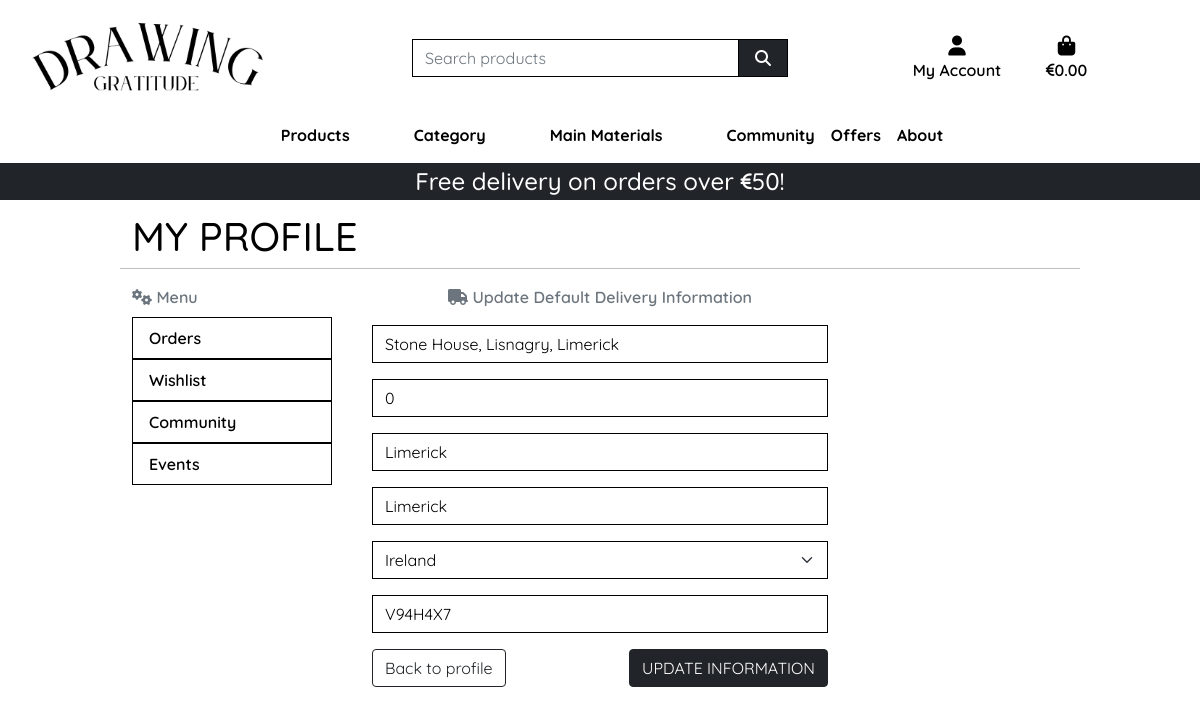
Page /profile/update_profile/ (signed in) on the committed database.
### profiles/models.py (models this page shows, shortened)
class UserProfile(models.Model):
    user = models.OneToOneField(User, on_delete=models.CASCADE)
    default_phone_number = models.CharField(max_length=20, null=True, blank=True)
    default_street_address1 = models.CharField(max_length=80, null=True, blank=True)
    default_street_address2 = models.CharField(max_length=80, null=True, blank=True)
    default_town_or_city = models.CharField(max_length=40, null=True, blank=True)
    default_county = models.CharField(max_length=80, null=True, blank=True)
    default_country = CountryField(blank_label='Country', null=True, blank=True)
    default_postcode = models.CharField(max_length=20, null=True, blank=True)

### profiles/views.py (the view)
# urls.py: path('update_profile/', views.update_profile, name='update_profile'),
def update_profile(request):
    profile = get_object_or_404(UserProfile, user=request.user)
    if request.method == 'POST':
        form = UserProfileForm(request.POST, instance=profile)
        if form.is_valid():
            form.save()
            messages.success(request, 'Profile updated successfully')
            return redirect('profile')
        else:
            messages.error(request,
                           ('Update failed. Please ensure '
                            'the form is valid.'))
    else:
        form = UserProfileForm(instance=profile)
    template = 'profiles/update_profile.html'
    context = {
        'form': form,
        'on_profile_page': True,
    }
    return render(request, template, context)

### profiles/forms.py
class UserProfileForm(forms.ModelForm):
    class Meta:
        model = UserProfile
        exclude = ('user','default_phone_number',)
    def __init__(self, *args, **kwargs):
        super().__init__(*args, **kwargs)
        placeholders = {
            'default_postcode': 'Postal Code',
            'default_town_or_city': 'Town or City',
            'default_street_address1': 'Street Address 1',
            'default_street_address2': 'Street Address 2',
            'default_county': 'County, State or Locality',
        }
        for field in self.fields:
            if field != 'default_country':
                if self.fields[field].required:
                    placeholder = f'{placeholders[field]} *'
                else:
                    placeholder = placeholders[field]
                self.fields[field].widget.attrs['placeholder'] = placeholder
            self.fields[field].widget.attrs['class'] = 'border-black rounded-0 profile-form-input'
            self.fields[field].label = False

### bag/contexts.py (called while the page is built, shortened)
def bag_contents(request):
    bag_items = []
    total = 0
    total_discounted_price = 0
    product_count = 0
    bag = request.session.get('bag', {})
    delivery = total * Decimal(settings.STANDARD_DELIVERY_PERCENTAGE / 100) if total < settings.FREE_DELIVERY_THRESHOLD else 0
    grand_total = total + delivery
    context = {
        'bag_items': bag_items,
        'total': total,
        'total_discounted_price': total_discounted_price,
        'product_count': product_count,
        'delivery': delivery,
        'free_delivery_delta': max(0, settings.FREE_DELIVERY_THRESHOLD - total),
        'free_delivery_threshold': settings.FREE_DELIVERY_THRESHOLD,
        'grand_total': grand_total,
    }
    return context

### profiles/templates/profiles/update_profile.html (shortened to what this page needs)
{% extends "base.html" %}
{% load static %}
{% load crispy_forms_tags %}
{% block extra_css %}
    <link rel="stylesheet" href="{% static 'profiles/css/profile.css' %}">
{% endblock %}
{% block page_header %}
    <div class="container header-container">
    </div>
{% endblock %}
{% block content %}
    <div class="container">
        <div class="row">
            <h1 class="text-uppercase mt-5 mb-2">My Profile</h1>
            <hr>
        </div>
        <div class="row">
            <div class="col-3">
                {% include 'includes/profile_navbar.html' %}
            </div>
            <div class="col-6">
                <p class="text-muted text-center"><i class="fa-solid fa-truck"></i> Update Default Delivery Information</p>
                <form class="mt-3" action="{% url 'update_profile' %}" method="POST" id="profile-update-form">
                    {{ form|crispy }}
                    <button class="btn btn-dark text-uppercase float-end">Update Information</button>
                </form>
                <a class="btn btn-outline-dark" href="{% url 'profile' %}">Back to profile</a>
            </div>
        </div>
    </div>
{% endblock %}

### static/css/base.css (style rules this page uses)
html { height: 100%; }
body { background-color: white; font-family: "Quicksand", sans-serif; font-optical-sizing: auto; font-weight: 600; color: black; }
.border-black { border: 1px solid black !important; }
@media (min-width: 1200px) { .container { max-width: 80%; } }
@media (min-width: 992px) { .header-container { padding-top: 164px; } }

### profiles/static/profiles/css/profile.css (style rules this page uses)
#profile-update-form .form-control { color: #000; }
#profile-update-form input::placeholder { color: #aab7c4; }
#id_default_country, #id_default_country option:not(:first-child) { color: #000; }

### rows in the picture
UserProfile: default_street_address1 "Stone House, Lisnagry, Limerick", default_street_address2 "0", default_town_or_city "Limerick", default_county "Limerick", default_country "Ireland", default_postcode "V94H4X7"

### other values in the picture
{{ free_delivery_threshold }} "50"
